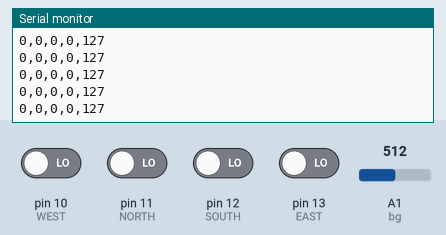
A sketch run on a simulated Arduino Uno, built with avr-gcc and run on an emulated ATmega328P. On the bench: the last lines printed to the serial monitor. The test bench sets the inputs (shaded band); at power-on: pin 10 (WEST), pin 11 (NORTH), pin 12 (SOUTH), pin 13 (EAST) LOW, A1 (bg) = 512.

Above: at 1.2 s.
1.3 s: A1 (bg) set to 410
At 2.3 s:
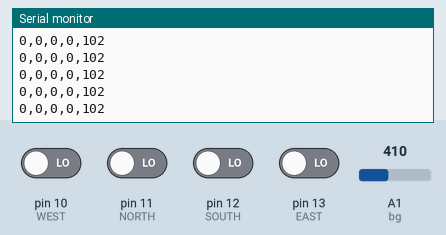
4.3 s: A1 (bg) set to 387
At 5.1 s:
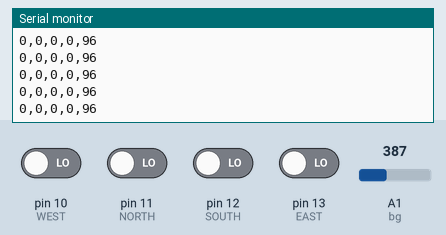
5.8 s: A1 (bg) set to 45
At 6.4 s:
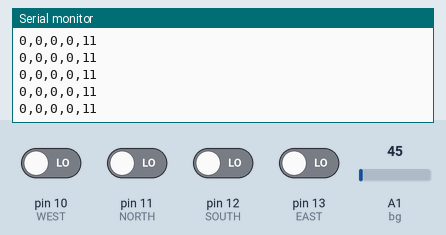
8.8 s: A1 (bg) set to 36
At 9.5 s:
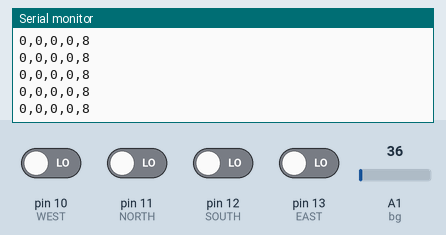
Timing chart, 0 to 11.8 s (numbered marks = the images above; inputs shaded):
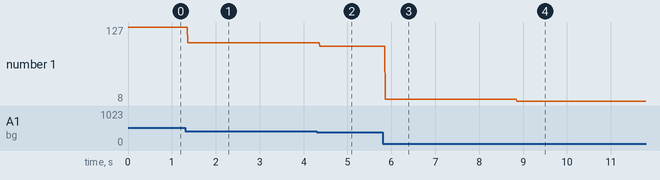

The sketch:

Controller.ino
```cpp
// The arduino code for controlling the snake game

//Assigning pins to buttons

const int NORTH = 11;
const int EAST = 13;
const int SOUTH = 12;
const int WEST = 10;
const int bg = A1;

int mappedAI = 0;
int rawAI = 0;

unsigned long debounceDelay = 50;

//NORTH setup
int lastNORTHState = 0;
int NORTHState = 0;
unsigned long lastNORTHDebounceTime = 0;

//EAST setup
int lastEASTState = 0;
int EASTState = 0;
unsigned long lastEASTDebounceTime = 0;

//SOUTH setup
int lastSOUTHState = 0;
int SOUTHState = 0;
unsigned long lastSOUTHDebounceTime = 0;

//WEST setup
int lastWESTState = 0;
int WESTState = 0;
unsigned long lastWESTDebounceTime = 0;

void setup()
{
    // open the serial connection
    Serial.begin(9600);
    Serial.setTimeout(10);

    // setup the input pins
    pinMode(NORTH, INPUT);
    pinMode(EAST, INPUT);
    pinMode(SOUTH, INPUT);
    pinMode(WEST, INPUT);
    pinMode(bg, INPUT);
}

void loop()
{
    // Read each button
    readNORTH();
    readSOUTH();
    readEAST();
    readWEST();

    rawAI = analogRead(bg);
    mappedAI = (abs(map(rawAI, 0, 1023, 0, 255)));

    // Send the information down the serial connection
    Serial.print(NORTHState);
    Serial.print(',');
    Serial.print(EASTState);
    Serial.print(',');
    Serial.print(SOUTHState);
    Serial.print(',');
    Serial.print(WESTState);
    Serial.print(',');
    Serial.print(mappedAI);
    Serial.println();

    // wait 10 ms
    delay(10);
}

// For each button a function exists to check its value with a debounceDelay.
void readNORTH()
{
    int reading = digitalRead(NORTH);

    if (reading != lastNORTHState)
    {
        lastNORTHDebounceTime = millis();
    }
    if ((millis() - lastNORTHDebounceTime) > debounceDelay)
    {
        if (reading != NORTHState)
        {
            NORTHState = reading;
        }
    }
    lastNORTHState = reading;
}

void readWEST()
{
    int reading = digitalRead(WEST);

    if (reading != lastWESTState)
    {
        lastWESTDebounceTime = millis();
    }
    if ((millis() - lastWESTDebounceTime) > debounceDelay)
    {
        if (reading != WESTState)
        {
            WESTState = reading;
        }
    }
    lastWESTState = reading;
}

void readEAST()
{
    int reading = digitalRead(EAST);

    if (reading != lastEASTState)
    {
        lastEASTDebounceTime = millis();
    }
    if ((millis() - lastEASTDebounceTime) > debounceDelay)
    {
        if (reading != EASTState)
        {
            EASTState = reading;
        }
    }
    lastEASTState = reading;
}

void readSOUTH()
{
    int reading = digitalRead(SOUTH);

    if (reading != lastSOUTHState)
    {
        lastSOUTHDebounceTime = millis();
    }
    if ((millis() - lastSOUTHDebounceTime) > debounceDelay)
    {
        if (reading != SOUTHState)
        {
            SOUTHState = reading;
        }
    }
    lastSOUTHState = reading;
}
```

Measured:
- after the input at 1.3 s, the serial monitor: prints a new line after 0.07 s (image 1)
- after the input at 4.3 s, the serial monitor: prints a new line after 0.07 s (image 2)
- after the input at 5.8 s, the serial monitor: prints a new line after 0.07 s (image 3)
- after the input at 8.8 s, the serial monitor: prints a new line after 0.06 s (image 4)
- plotted number 1: 127 → 102 after the input at 1.3 s, 102 → 96 after the input at 4.3 s, 96 → 11 after the input at 5.8 s, 11 → 8 after the input at 8.8 s
